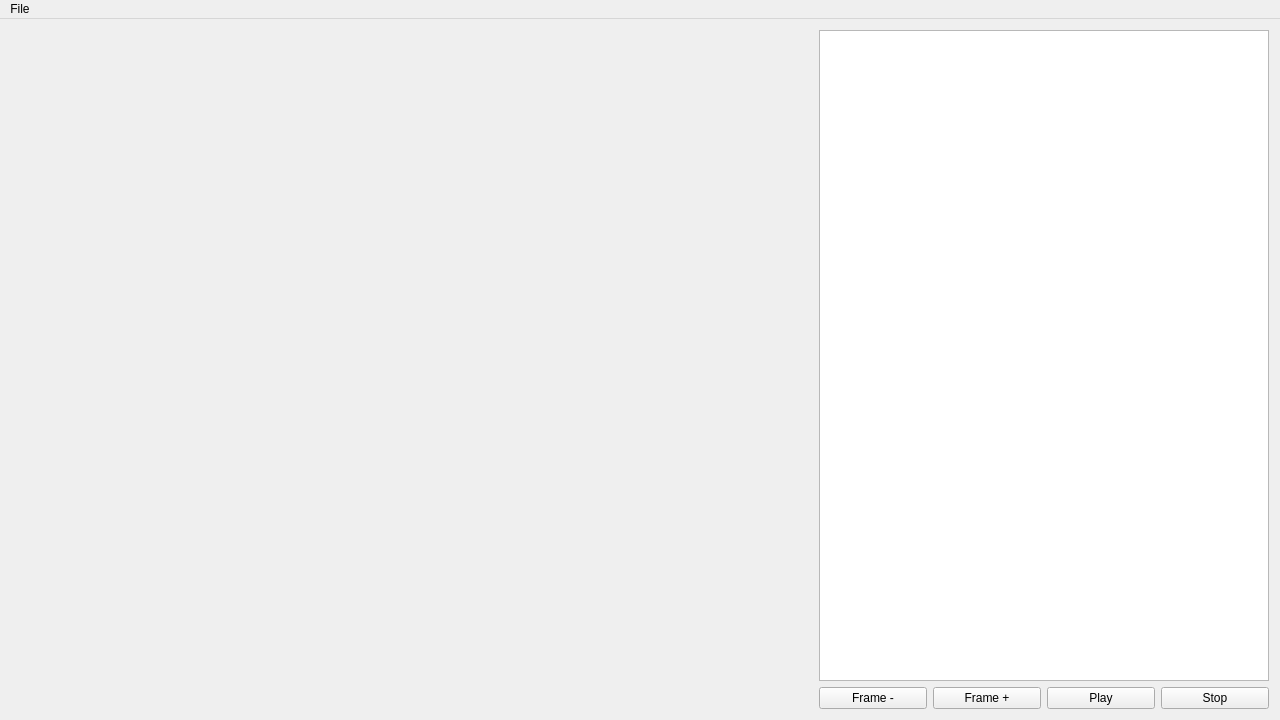
<?xml version="1.0" encoding="UTF-8"?>
<ui version="4.0">
 <class>MainWindow</class>
 <widget class="QMainWindow" name="MainWindow">
  <property name="geometry">
   <rect>
    <x>0</x>
    <y>0</y>
    <width>1280</width>
    <height>720</height>
   </rect>
  </property>
  <property name="minimumSize">
   <size>
    <width>1280</width>
    <height>720</height>
   </size>
  </property>
  <property name="windowTitle">
   <string>MainWindow</string>
  </property>
  <widget class="QWidget" name="centralWidget">
   <layout class="QGridLayout" name="gridLayout_2">
    <item row="0" column="0">
     <layout class="QGridLayout" name="gridLayout">
      <item row="0" column="0">
       <widget class="QFrame" name="frame">
        <property name="minimumSize">
         <size>
          <width>500</width>
          <height>400</height>
         </size>
        </property>
        <property name="frameShape">
         <enum>QFrame::NoFrame</enum>
        </property>
        <property name="frameShadow">
         <enum>QFrame::Raised</enum>
        </property>
        <property name="lineWidth">
         <number>0</number>
        </property>
       </widget>
      </item>
      <item row="0" column="1">
       <layout class="QVBoxLayout" name="verticalLayout">
        <item>
         <widget class="QTableWidget" name="tableWidget">
          <property name="minimumSize">
           <size>
            <width>450</width>
            <height>570</height>
           </size>
          </property>
          <property name="maximumSize">
           <size>
            <width>450</width>
            <height>2000</height>
           </size>
          </property>
         </widget>
        </item>
        <item>
         <layout class="QHBoxLayout" name="horizontalLayout">
          <item>
           <widget class="QPushButton" name="pbDecFrame">
            <property name="text">
             <string>Frame -</string>
            </property>
           </widget>
          </item>
          <item>
           <widget class="QPushButton" name="pbIncFrame">
            <property name="text">
             <string>Frame +</string>
            </property>
           </widget>
          </item>
          <item>
           <widget class="QPushButton" name="pbPlay">
            <property name="text">
             <string>Play</string>
            </property>
           </widget>
          </item>
          <item>
           <widget class="QPushButton" name="pbStop">
            <property name="text">
             <string>Stop</string>
            </property>
           </widget>
          </item>
         </layout>
        </item>
       </layout>
      </item>
     </layout>
    </item>
   </layout>
  </widget>
  <widget class="QMenuBar" name="menuBar">
   <property name="geometry">
    <rect>
     <x>0</x>
     <y>0</y>
     <width>1280</width>
     <height>21</height>
    </rect>
   </property>
   <widget class="QMenu" name="menuFile">
    <property name="title">
     <string>File</string>
    </property>
    <addaction name="actionOpen"/>
    <addaction name="actionClean"/>
    <addaction name="separator"/>
    <addaction name="actionQuit"/>
   </widget>
   <addaction name="menuFile"/>
  </widget>
  <action name="actionOpen">
   <property name="text">
    <string>Open</string>
   </property>
   <property name="shortcut">
    <string>F3</string>
   </property>
  </action>
  <action name="actionClean">
   <property name="text">
    <string>Clean</string>
   </property>
   <property name="shortcut">
    <string>Del</string>
   </property>
  </action>
  <action name="actionQuit">
   <property name="text">
    <string>Quit</string>
   </property>
   <property name="shortcut">
    <string>Ctrl+Q</string>
   </property>
  </action>
 </widget>
 <layoutdefault spacing="6" margin="11"/>
 <resources/>
 <connections/>
</ui>
